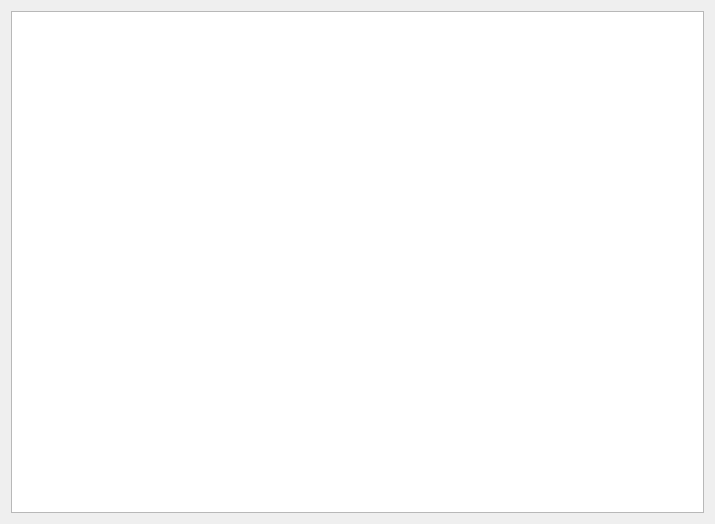
<?xml version="1.0" encoding="UTF-8"?>
<ui version="4.0">
 <class>dlg_mail_content</class>
 <widget class="QDialog" name="dlg_mail_content">
  <property name="geometry">
   <rect>
    <x>0</x>
    <y>0</y>
    <width>715</width>
    <height>524</height>
   </rect>
  </property>
  <property name="windowTitle">
   <string>Mail Content</string>
  </property>
  <layout class="QHBoxLayout" name="horizontalLayout">
   <item>
    <widget class="QTextEdit" name="te_content">
     <property name="readOnly">
      <bool>true</bool>
     </property>
    </widget>
   </item>
  </layout>
 </widget>
 <resources/>
 <connections/>
</ui>
